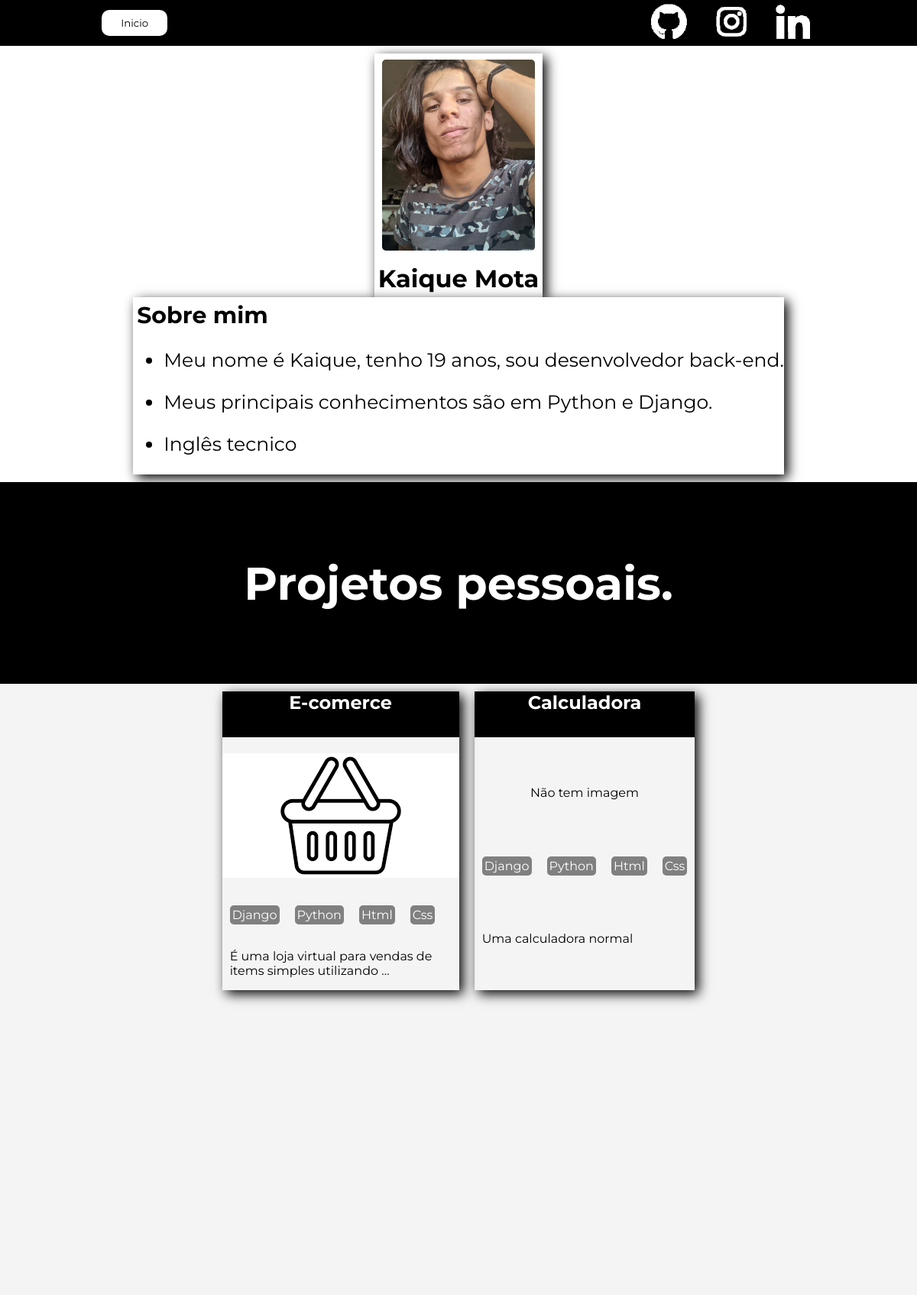
The page / on the database its author committed.
### paginas/models.py (models this page shows, shortened)
class Projeto(models.Model):
    nome = models.CharField(max_length=255)
    thumbnailHome = models.ImageField(upload_to='images', blank=True,null=True)
    projlink = models.CharField(max_length=255, blank=True, null=True)
    thumbnailDetail = models.ImageField(upload_to='images', blank=True,null=True)
    slug = models.SlugField(max_length=255, unique=True)
    descricao = models.CharField(max_length=255)
    tec_nome = models.ManyToManyField(Tecnologias)

class Tecnologias(models.Model):
    tec_nome = models.CharField(max_length=255)
    def __str__(self):
        return self.tec_nome

### paginas/views.py (the view)
# urls.py: path('', views.home, name='home'),
def home(request):
    projetos = Projeto.objects.all()
    tecnologias = Tecnologias.objects.all()
    context = {'projetos':projetos, 'tecnologias':tecnologias}
    return render(request,'paginas/home.html', context)

### paginas/templates/paginas/home.html
{% extends 'paginas/main.html' %}
{% load static %}
{% block content %}
<main>
    <div class="divperfiel">
        <div class="divperfnome">
            <div >
                <img class="profilephoto" src="static/paginas/images/profile_pic.jpg" alt="">
            </div>
            <h1 class="h1title">Kaique Mota</h1>
        </div>
        <div class="divperfresumo">
            <h2 class="h1title">Sobre mim</h2>
            <ul class="resumotext">
                <li><p>Meu nome é Kaique,  tenho 19 anos,
                    sou desenvolvedor back-end.
                </p></li>
                <li><p>Meus principais conhecimentos são em Python e Django. </p></li>
                <li><p>Inglês tecnico</p></li>
            </ul>
        </div>
    </div>
    <div class="divprojcontainer">
        <div >
            <h1>Projetos pessoais.</h1>
        </div>
        </div>
            <div class="projetoscontainer">
                {% for p in projetos %}
                    <div class="projetobox">
                        <div class="grid-1">
                            <h2 class="protitle"><a class="protitle" href="{% url 'projeto' p.slug %}">{{p.nome}}</a></h2>
                        </div>
                        <div class="grid-2">
                            {% if p.thumbnailHome %}
                            <p><img  src="{{p.thumbnailHome.url}}" alt=""></p>
                            {% else %}
                                <p style="text-align:center;">Não tem imagem</p>
                            {% endif %}
                        </div>
                        <div class="grid-3">
                            {% for tec in p.tec_nome.all %}
                            <p class="grid-3tecname">{{tec}}</p>
                            {% endfor %}
                        </div>
                        <div class="grid-4">
                            <p>{{p.descricao|truncatewords:10}}</p>
                        </div>
                    </div>
                {% endfor %}
            </div>
    </main>
{% endblock %}

### paginas/static/paginas/css/main.css (style rules this page uses)
* { font-family: "Montserrat", sans-serif; text-decoration: none; }
body, html { margin: 0; padding: 0; width: 100vw; box-sizing: border-box; }
.h1title { margin: 5px; }
.profilephoto { width: 200px; border-radius: 5px; margin: 8px; }
.divprojcontainer { width: 100vw; height: 100vh; display: flex; background-color: rgb(0, 0, 0); color: #ffffff; height: 33vh; font-size: 30px; justify-content: center; align-items: center; text-align: center; }
.divperfiel { justify-self: center; width: 80vw; margin: auto; padding: 10px; display: flex; flex-wrap: wrap; align-content: center; justify-content: space-evenly; flex-direction: row; }
.divperfnome { text-align: center; grid-area: "divnome"; background-color: #ffffff; box-shadow: 5px 5px 15px black; height: auto; }
.divperfresumo { grid-area: "divresumo"; background-color: #ffffff; box-shadow: 5px 5px 15px black; height: auto; font-size: 20px; }
.resumotext { font-size: 25px; }
.projetoscontainer { justify-content: center; width: 100vw; height: 100vh; display: flex; background-color: #F4F4F4; flex-direction: row; align-content: flex-start; flex-wrap: wrap; }
.projetobox { display: grid; width: min-content; box-shadow: 5px 5px 15px black; margin: 10px; }
.protitle { text-decoration: none; text-align:center; margin: auto; margin-bottom: 5px; height: 60px; background-color: rgb(0, 0, 0); color: white; }
.grid-1 { grid-area: 'grid-1'; color: white; }
.grid-2 { grid-area: 'grid-2'; }
.grid-3 { grid-area: 'grid-3'; display: flex; grid-auto-rows: min-content; align-items: flex-start }
.grid-3tecname { margin-left: 10px; margin-right: 10px; border-radius: 5px; border-style: solid; border-color: gray ; background-color: gray ; color: white; justify-content: center; }
.grid-4 { margin-left: 10px; text-overflow: clip; grid-area: 'grid-4'; height: min-content; }

### rows shown on the page
Projeto: nome "E-comerce", thumbnailHome (picture), descricao "É uma loja virtual para vendas de items simples utilizando …"
Tecnologias: tec_nome "Django"
Tecnologias: tec_nome "Python"
Tecnologias: tec_nome "Html"
Tecnologias: tec_nome "Css"
Projeto: nome "Calculadora", shows "Não tem imagem", descricao "Uma calculadora normal"
